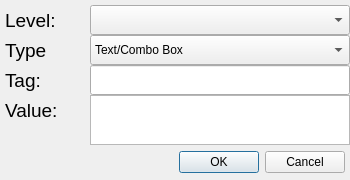
<?xml version="1.0" encoding="UTF-8"?>
<ui version="4.0">
 <class>Dialog</class>
 <widget class="QDialog" name="Dialog">
  <property name="geometry">
   <rect>
    <x>0</x>
    <y>0</y>
    <width>350</width>
    <height>180</height>
   </rect>
  </property>
  <property name="windowTitle">
   <string>Input Node</string>
  </property>
  <widget class="QLabel" name="label_2">
   <property name="geometry">
    <rect>
     <x>5</x>
     <y>35</y>
     <width>75</width>
     <height>30</height>
    </rect>
   </property>
   <property name="font">
    <font>
     <pointsize>14</pointsize>
    </font>
   </property>
   <property name="text">
    <string>Type</string>
   </property>
  </widget>
  <widget class="QLabel" name="label_1">
   <property name="geometry">
    <rect>
     <x>5</x>
     <y>5</y>
     <width>75</width>
     <height>30</height>
    </rect>
   </property>
   <property name="font">
    <font>
     <pointsize>14</pointsize>
    </font>
   </property>
   <property name="text">
    <string>Level:</string>
   </property>
  </widget>
  <widget class="QLineEdit" name="tagLE">
   <property name="geometry">
    <rect>
     <x>90</x>
     <y>65</y>
     <width>260</width>
     <height>30</height>
    </rect>
   </property>
  </widget>
  <widget class="QLabel" name="label_3">
   <property name="geometry">
    <rect>
     <x>5</x>
     <y>65</y>
     <width>75</width>
     <height>30</height>
    </rect>
   </property>
   <property name="font">
    <font>
     <pointsize>14</pointsize>
    </font>
   </property>
   <property name="text">
    <string>Tag:</string>
   </property>
  </widget>
  <widget class="QComboBox" name="typeCB">
   <property name="geometry">
    <rect>
     <x>90</x>
     <y>35</y>
     <width>260</width>
     <height>30</height>
    </rect>
   </property>
   <item>
    <property name="text">
     <string>Text/Combo Box</string>
    </property>
   </item>
   <item>
    <property name="text">
     <string>Radio Button/Check Box</string>
    </property>
   </item>
  </widget>
  <widget class="QComboBox" name="levelCB">
   <property name="geometry">
    <rect>
     <x>90</x>
     <y>5</y>
     <width>260</width>
     <height>30</height>
    </rect>
   </property>
  </widget>
  <widget class="QDialogButtonBox" name="buttonBox">
   <property name="geometry">
    <rect>
     <x>179</x>
     <y>150</y>
     <width>166</width>
     <height>25</height>
    </rect>
   </property>
   <property name="standardButtons">
    <set>QDialogButtonBox::Cancel|QDialogButtonBox::Ok</set>
   </property>
  </widget>
  <widget class="QLabel" name="label_4">
   <property name="geometry">
    <rect>
     <x>5</x>
     <y>95</y>
     <width>75</width>
     <height>30</height>
    </rect>
   </property>
   <property name="font">
    <font>
     <pointsize>14</pointsize>
    </font>
   </property>
   <property name="text">
    <string>Value:</string>
   </property>
  </widget>
  <widget class="QTextEdit" name="valueTE">
   <property name="geometry">
    <rect>
     <x>90</x>
     <y>95</y>
     <width>260</width>
     <height>50</height>
    </rect>
   </property>
  </widget>
 </widget>
 <resources/>
 <connections/>
</ui>
